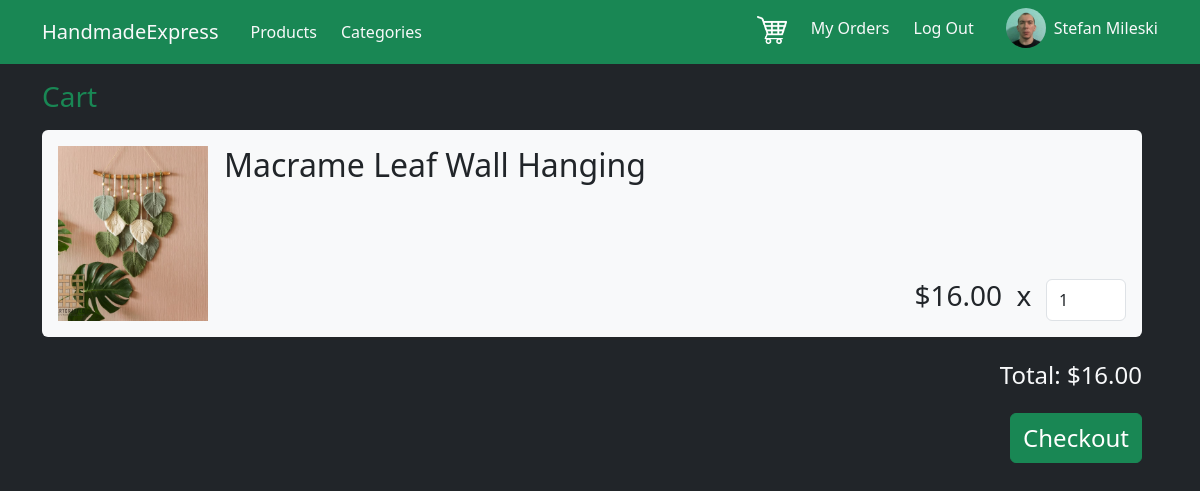
The app's page /cart/ (signed in) with its own data.
### ShopApp/models.py (models this page shows, shortened)
class CustomUser(models.Model):
    user = models.OneToOneField(User, on_delete=models.CASCADE, primary_key=True, related_name='profile')
    address = models.CharField(max_length=200)
    phone = models.CharField(max_length=200)
    display_name = models.CharField(max_length=200)
    image = models.ImageField(upload_to='uploaded/', default='default.png')

class ProductInCart(models.Model):
    cart = models.ForeignKey(Cart, on_delete=models.CASCADE, related_name='products_in_cart')
    product = models.ForeignKey(Product, on_delete=models.CASCADE)
    quantity = models.PositiveIntegerField(default=1)
    def subtotal(self):
        return self.product.price * self.quantity
    class Meta:  # New, 1
        verbose_name_plural = 'ProductInCart'

class Product(models.Model):
    name = models.CharField(max_length=200)
    price = models.DecimalField(decimal_places=2, max_digits=10, validators=[MinValueValidator(0)])
    quantity = models.PositiveIntegerField(validators=[MinValueValidator(0)])
    description = models.TextField()
    image = models.ImageField(upload_to='uploaded/')
    category = models.ForeignKey(Category, on_delete=models.CASCADE)
    material = models.ForeignKey(Material, on_delete=models.CASCADE)
    color = models.ForeignKey(Color, on_delete=models.CASCADE)
    seller = models.ForeignKey(CustomUser, on_delete=models.CASCADE, related_name='products')
    created_at = models.DateTimeField(auto_now_add=True)
    sold = models.IntegerField(default=0)
    slug = models.SlugField(default="", blank=True, db_index=True)
    class Meta:
        unique_together = ['seller', 'slug']

### ShopApp/views.py (the view)
# urls.py: path('cart/', views.cart, name='cart'),
def cart(request):
    user_cart = Cart.objects.get(customer__user__username=request.user.username)
    items = user_cart.products_in_cart.all()
    return render(request, 'ShopApp/cart.html', {
        "items": items,
        "total": user_cart.calculate_total(),
    })

### ShopApp/models.py (called while the page is built)
    def calculate_total(self):
        total = 0
        for product_in_cart in self.products_in_cart.all():
            total += product_in_cart.subtotal()
        return total

### ShopApp/templates/ShopApp/cart.html (shortened to what this page needs)
{% extends 'base.html' %}
{% block content %}
    <h3 class="text-success mb-3">Cart</h3>
    <div class="d-flex flex-column">
        {% for item in items %}
            {% include 'ShopApp/includes/cart_item.html' %}
        {% endfor %}
        <h4 class="align-self-end me-3 mt-2 text-light">Total: ${{ total }}</h4>
        <a class="btn btn-success align-self-end me-3 mt-3" style="font-size: 24px" href='/checkout'>Checkout</a>
    </div>
{% endblock %}

### templates/base.html (shortened to what this page needs)
{% load static %}
<!DOCTYPE html>
<html lang="en">
<head>
    <link href="https://cdn.jsdelivr.net/npm/bootstrap@5.3.0-alpha3/dist/css/bootstrap.min.css" rel="stylesheet"
>
</head>
<body class="bg-dark">
<nav class="navbar navbar-expand-lg bg-success">
    <div class="container d-flex justify-content-between">
        <div class="d-flex">
            <a class="navbar-brand text-light" href="/">HandmadeExpress</a>
            <ul class="navbar-nav">
                <li class="nav-item ms-2">
                    <a class="nav-link text-light" aria-current="page" href="/products">Products</a>
                </li>
                <li class="nav-item ms-2">
                    <a class="nav-link text-light" aria-current="page" href="/categories">Categories</a>
                </li>
            </ul>
        </div>
        <div>
            <ul class="navbar-nav">
                {% if not request.user.is_superuser %}
                    <li class="nav-item me-2">
                        <a class="nav-link text-light" href="/cart">
                            <img src="{% static "images/cart_icon.png" %}" width="30px"
                                 alt="Shopping Cart">
                        </a>
                    </li>
                    <li class="nav-item me-2">
                        <a class="nav-link text-light" href="{% url 'orders' %}">My Orders</a>
                    </li>
                {% endif %}
                {% if request.user.username %}
                    <li class="nav-item">
                        <a class="nav-link text-light" href="{% url 'logout' %}">Log Out</a>
                    </li>
                    {% if not request.user.is_superuser %}
                        <a href="{% url "seller_profile" request.user.username %}" class="text-decoration-none">
                            <li class="nav-item d-flex ms-3">
                                <img src="{{ request.user.profile.image.url }}" height="40px" width="40px"
                                     alt="{{ request.user.profile.display_name }}"
                                     class="rounded-circle ms-2">
                                <p class="text-light ms-2 pt-2">
                                    {{ request.user.profile.display_name }}
                                </p>
                            </li>
                        </a>
                    {% endif %}
                {% else %}
                    <li class="nav-item">
                        <a class="nav-link text-light" href="{% url 'login' %}">Log In</a>
                    </li>
                {% endif %}
            </ul>
        </div>
    </div>
</nav>
<div class="container mt-3">
    {% block content %}
    {% endblock %}
</div>
</body>
</html>

### ShopApp/templates/ShopApp/includes/cart_item.html
<div class="bg-light me-3 d-flex p-3 rounded mb-3">
    <img src="{{ item.product.image.url }}" alt="{{ item.product.name }}" width="150px" class="me-3"/>
    <div class="d-flex flex-column justify-content-between flex-grow-1">
        <h2 class="card-title">{{ item.product.name }}</h2>
        <div class="d-flex align-self-end">
            <h3 class="">${{ item.product.price }}</h3>
            <h3> &nbsp; x &nbsp; </h3>
            <input style="width: 80px" type="number" min="0" class="form-control" value="{{ item.quantity }}">
        </div>
    </div>
</div>

### records on screen
ProductInCart: product.image (picture), product.name "Macrame Leaf Wall Hanging", product.price "16.00", quantity "1"

### other values on screen
{{ request.user.profile.display_name }} "Stefan Mileski"
{{ total }} "16.00"
